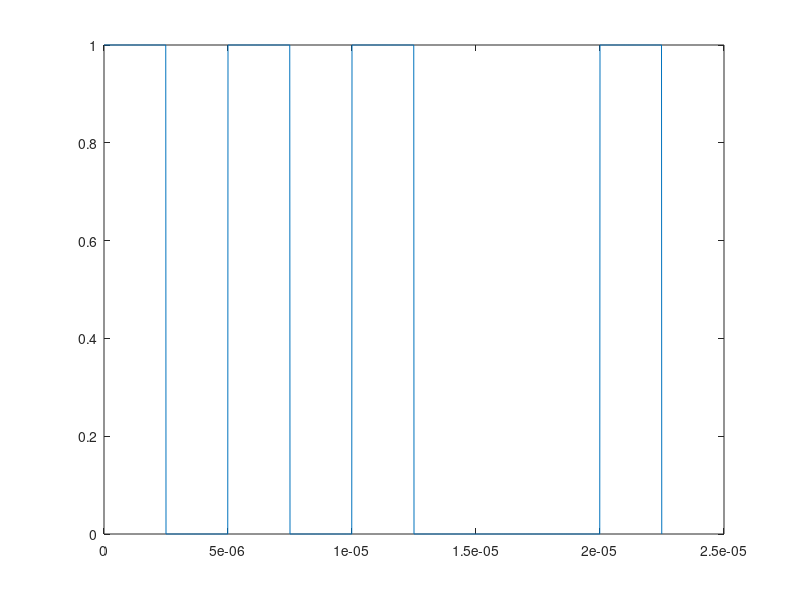
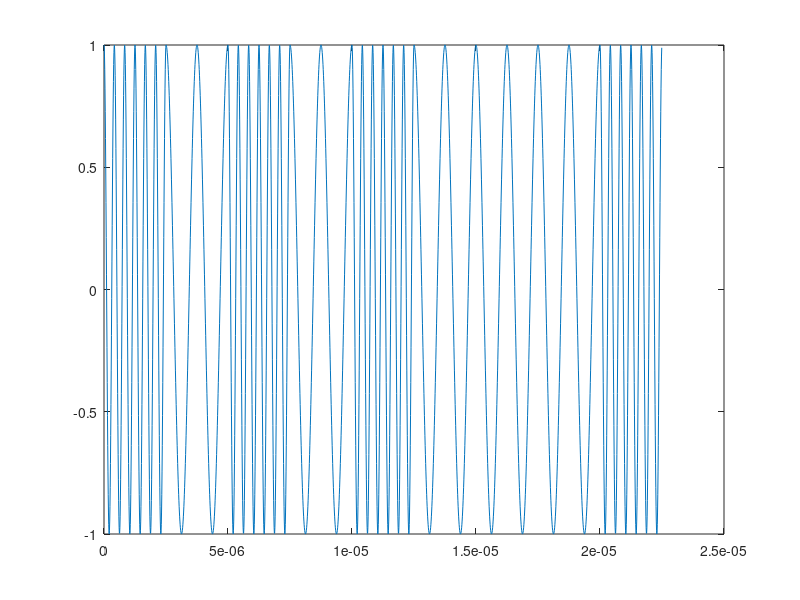

Write the MATLAB code that produced these figures, in order.
clear all
clc
spb=250;
bit_pattern=[1 0 1 0 1 0 0 0 1 ];
ts=1E-8;
tmax=(length(bit_pattern)*spb-1)*ts;
t=0:ts:tmax;
x=zeros(1,length(t));
%generating info signal
for i=1:length(t)-1
    x(i)=bit_pattern(ceil(i/spb));
    
end

plot(t,x)

fsk=[]
for i=1:length(bit_pattern)
    if (bit_pattern(i))==1
        t1=(i-1)*spb*ts:ts:(i*spb-1)*ts;
        mod=1*cos(2*pi*2.4E6*t1);
    else 
        t1=(i-1)*spb*ts:ts:(i*spb-1)*ts;
        mod=1*cos(2*pi*0.8E6*t1);
    end
    fsk=[fsk mod];
end

figure
plot(t,fsk)

